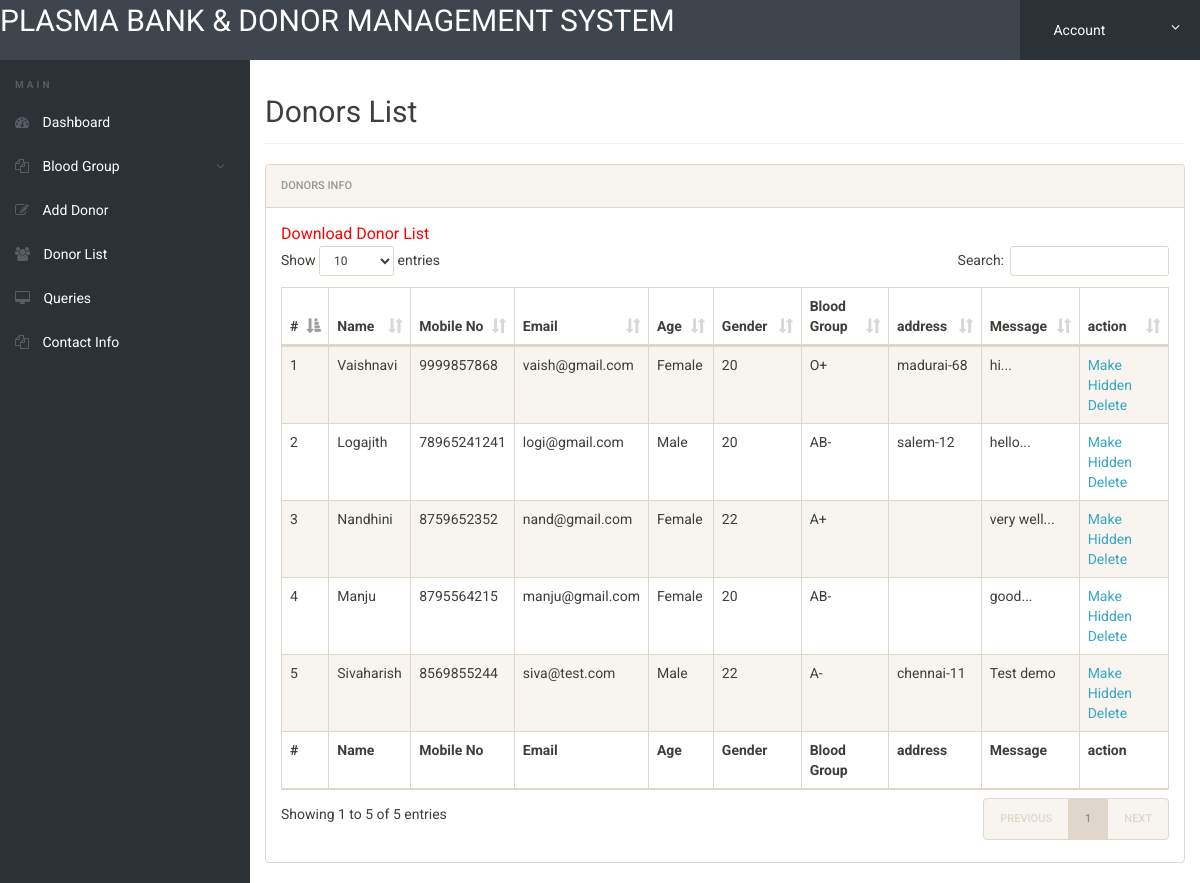
/admin/donor-list.php (signed in), run on the app's committed database.
### tables this page shows
CREATE TABLE IF NOT EXISTS `tblblooddonars` (
  `id` int(11) NOT NULL,
  `FullName` varchar(100) DEFAULT NULL,
  `MobileNumber` char(11) DEFAULT NULL,
  `EmailId` varchar(100) DEFAULT NULL,
  `Gender` varchar(20) DEFAULT NULL,
  `Age` int(11) DEFAULT NULL,
  `BloodGroup` varchar(20) DEFAULT NULL,
  `Address` varchar(255) DEFAULT NULL,
  `Message` mediumtext,
  `PostingDate` timestamp NOT NULL DEFAULT CURRENT_TIMESTAMP,
  `status` int(1) DEFAULT NULL
);

### admin/donor-list.php (the view, shortened to what this page needs)
<?php
include('includes/config.php');
if(strlen($_SESSION['alogin'])==0)
	{
header('location:index.php');
}
else{
 ?>
<!doctype html>
<html lang="en" class="no-js">
<head>
	<link rel="stylesheet" href="css/font-awesome.min.css">
	<link rel="stylesheet" href="css/bootstrap.min.css">
	<link rel="stylesheet" href="css/dataTables.bootstrap.min.css">
	<link rel="stylesheet" href="css/bootstrap-social.css">
	<link rel="stylesheet" href="css/bootstrap-select.css">
	<link rel="stylesheet" href="css/fileinput.min.css">
	<link rel="stylesheet" href="css/awesome-bootstrap-checkbox.css">
	<link rel="stylesheet" href="css/style.css">
</head>
<body>
	<?php include('includes/header.php');?>
	<div class="ts-main-content">
		<?php include('includes/leftbar.php');?>
		<div class="content-wrapper">
			<div class="container-fluid">
				<div class="row">
					<div class="col-md-12">
						<h2 class="page-title">Donors List</h2>
						<div class="panel panel-default">
							<div class="panel-heading">Donors Info</div>
							<div class="panel-body">
				<a href="download-records.php" style="color:red; font-size:16px;">Download Donor List</a>
								<table id="zctb" class="display table table-striped table-bordered table-hover" cellspacing="0" width="100%">
									<thead>
										<tr>
										<th>#</th>
											<th>Name</th>
											<th>Mobile No</th>
											<th>Email</th>
											<th>Age</th>
											<th>Gender</th>
											<th>Blood Group</th>
											<th>address</th>
											<th>Message </th>
											<th>action </th>
										</tr>
									</thead>
									<tfoot>
										<tr>
										<th>#</th>
										<th>Name</th>
											<th>Mobile No</th>
											<th>Email</th>
											<th>Age</th>
											<th>Gender</th>
											<th>Blood Group</th>
											<th>address</th>
											<th>Message </th>
											<th>action </th>
										</tr>
									</tfoot>
									<tbody>
<?php $sql = "SELECT * from  tblblooddonars ";
$query = $dbh -> prepare($sql);
$query->execute();
$results=$query->fetchAll(PDO::FETCH_OBJ);
$cnt=1;
if($query->rowCount() > 0)
{
foreach($results as $result)
{				?>
										<tr>
											<td><?php echo htmlentities($cnt);?></td>
											<td><?php echo htmlentities($result->FullName);?></td>
											<td><?php echo htmlentities($result->MobileNumber);?></td>
											<td><?php echo htmlentities($result->EmailId);?></td>
											<td><?php echo htmlentities($result->Gender);?></td>
											<td><?php echo htmlentities($result->Age);?></td>
											<td><?php echo htmlentities($result->BloodGroup);?></td>
											<td><?php echo htmlentities($result->Address);?></td>
											<td><?php echo htmlentities($result->Message);?></td>
										<td>
<?php if($result->status==1)
{?>
<a href="donor-list.php?hidden=<?php echo htmlentities($result->id);?>" onclick="return confirm('Do you really want to hiidden this detail')"> Make Hidden</a>
<?php } else {?>
<a href="donor-list.php?public=<?php echo htmlentities($result->id);?>" onclick="return confirm('Do you really want to Public this detail')"> Make Public</a>
<?php } ?>
<a href="donor-list.php?del=<?php echo htmlentities($result->id);?>" onclick="return confirm('Do you really want to delete this record')"> Delete</a>
</td>
										</tr>
										<?php $cnt=$cnt+1; }} ?>
									</tbody>
								</table>
							</div>
						</div>
					</div>
				</div>
			</div>
		</div>
	</div>
</body>
</html>
<?php } ?>

### admin/css/style.css (style rules this page uses)
html { font-size: 14px; }
@media only screen and (min-width: 480px) { html { font-size: 17px; } }
@media only screen and (min-width: 768px) { html { font-size: 14px; } }
body { font-size: 1em; }
a { color: #37a6c4; }
.panel { overflow: hidden; }
.page-title { padding-bottom: 15px; margin-bottom: 20px; border-bottom: 1px solid #f0f0f0; }
.ts-main-content .content-wrapper { padding-top: 15px; margin-top: 60px; }
@media only screen and (min-width: 992px) { .ts-main-content .content-wrapper { margin-left: 250px; } }

### data on the page
tblblooddonars: FullName "Vaishnavi", MobileNumber "9999857868", EmailId "vaish@gmail.com", Gender "Female", Age "20", BloodGroup "O+", Address "madurai-68", Message "hi..."
tblblooddonars: FullName "Logajith", MobileNumber "78965241241", EmailId "logi@gmail.com", Gender "Male", Age "20", BloodGroup "AB-", Address "salem-12", Message "hello..."
tblblooddonars: FullName "Nandhini", MobileNumber "8759652352", EmailId "nand@gmail.com", Gender "Female", Age "22", BloodGroup "A+", Message "very well..."
tblblooddonars: FullName "Manju", MobileNumber "8795564215", EmailId "manju@gmail.com", Gender "Female", Age "20", BloodGroup "AB-", Message "good..."
tblblooddonars: FullName "Sivaharish", MobileNumber "8569855244", EmailId "siva@test.com", Gender "Male", Age "22", BloodGroup "A-", Address "chennai-11", Message "Test demo"
